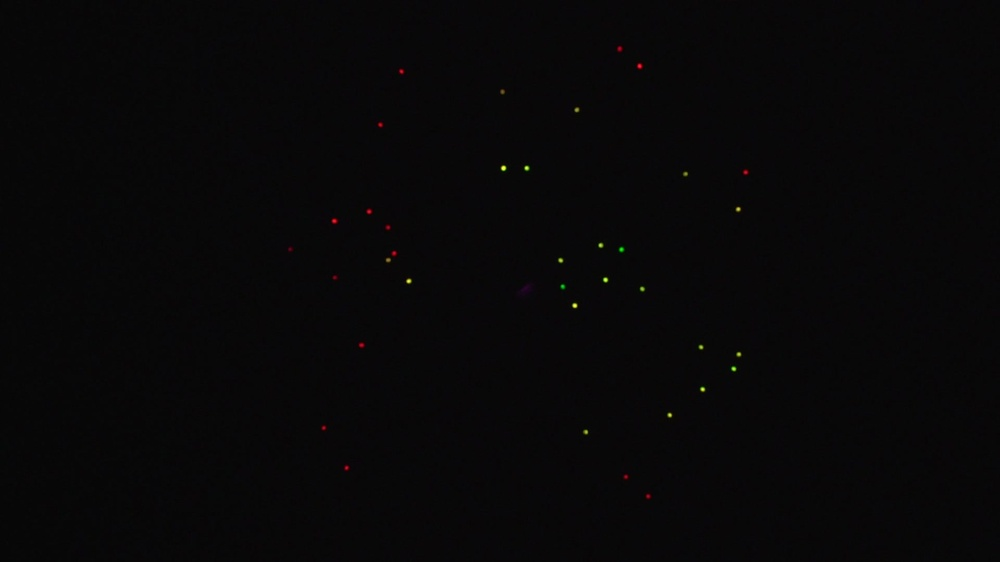
#> input picture multiColorKilocounter/Images/out0018.jpg, 1000 x 562 px, shrunk from 1920 x 1080 before the run; its folder holds only this picture in this run
$ python multi_color_difference_of_Gaussian.py
#> lines starting #> are read from the running program, lines starting #| are printed output that depends on the picture
import numpy as np
from skimage.io import imread
from math import sqrt
from skimage.feature import blob_dog
from skimage.color import rgb2gray
import os
import colour
import matplotlib.pyplot as plt

proposed_colors = {
        'red':[255,0,0],
        'yellow': [255,255,0],
        'green':  [0,255,0],
        'cyan':   [0,255,255],
        'blue':   [0,0,255],
        'magenta':[255,0,255]
        #'white':  colour.RGB_to_YCbCr([255,255,255])
        } # 'black':[0,0,0]

def colorMSQD(pixelRGB, colorRGB):
    return np.sqrt(sum((pixelRGB-colorRGB)**2))


def ColourDistance(RGB1,RGB2):
    rmean = (RGB1[0]-RGB2[0])/2
    dr = RGB1[0] - RGB2[0]
    dg = RGB1[1] - RGB2[1]
    db = RGB1[2] - RGB2[2]
    #return sqrt( (2 + (rmean/256)) * dr**2 + 4 * (dg**2) + ( 2 + ((256-rmean)/256) ) ** db**2 )
    return sqrt( 2 * dr**2  +  4 * dg**2  +  3 * db**2 )

def colorMinDistance(pixelRGB):
    minDist = False
    minDistColor = False
    for k,v in proposed_colors.items():
        #d = colorMSQD(pixelRGB,v)
        d = ColourDistance(pixelRGB,v)
        if not minDist or d < minDist:
            minDist = d
            minDistColor = k
    return minDistColor


def countBlobs(file):
#> called with file = 'out0018.jpg'
    image = imread(file)
#> image is the input picture: shape (562, 1000, 3); mean R, G, B 8.2, 7.6, 8.2
    #print(image.shape)
    # IMAGE IN GRAY SCALE
    image_gray = rgb2gray(image)
    print("this is accurate but it is a long meoooooooooooooow")
    blobs_dog = blob_dog(image_gray, min_sigma = 5, max_sigma=20, threshold=0.01)
#> blobs_dog = 31 rows, first 8: [168, 503, 5], [305, 574, 5], [279, 605, 5], [168, 526, 5], [281, 408, 5], [389, 702, 5], [369, 733, 5], [245, 600, 5]

    return [image, blobs_dog]

def getColors(image,blobs):
    assigned_color = []
    blob_color = []
    for blob in enumerate(blobs):
        temporal_color = [0,0,0]
        y, x, r  = blob[1]
        print('y, x , r', y, x, r)

        blob_center = np.array([y, x])#[:, np.newaxis, np.newaxis]
        #print("blob center : ", blob_center)
        center = (blob_center[1], blob_center[0])
        #mask = create_circular_mask(h, w, center=center,radius=r)
        #print(image[int(center[1]),int(center[0])])

        central_pixel_rgb = (image[int(center[1]),int(center[0])])
        print("Central pixel RGB : ", central_pixel_rgb)

        #colour_in_YCbCr = colour.RGB_to_YCbCr(central_pixel_rgb)
        #print("colour_in_YCbCr: ", colour_in_YCbCr)

        color = colorMinDistance(central_pixel_rgb)

        # Dirty hack to fix color detection

        if(color=='cyan'):
            print("this is cyan!!")
            if(central_pixel_rgb[1]<200):
                color = 'blue'
            assigned_color.append(color)
        else:
            assigned_color.append(color)


        print("Assigned Color by a fancy metric == ",color)
        print("-------------------------------------")


        #central_pixel_rgb.argmax(axis=0)
        if central_pixel_rgb.argmax(axis=0)==0:
            blob_color.append('red')
        if central_pixel_rgb.argmax(axis=0)==1:
            blob_color.append('green')
        if central_pixel_rgb.argmax(axis=0)==2:
            blob_color.append('blue')
    #print(blob_color)
    fig, ax = plt.subplots()
    #ax = axes.ravel()
    #ax[idx].set_title(title)
    ax.imshow(image)
    i = -1
    for blob in blobs:
        i = i + 1
        y, x, r = blob
        c = plt.Circle((x, y), r, color=assigned_color[i], linewidth=2, fill=False)
        ax.add_patch(c)
        ax.set_axis_off()
        plt.tight_layout()
            #plt.show()
    plt.show()
    return blob_color

def write_to_file(text):
     with open('../results_difference_of_gaussian.txt', 'a') as f:
         f.write(text + "\n")
         f.close()

# ------------------------------------------------------------------
#
#  This is the "main" loop
# ------------------------------------------------------------------
path = os.chdir('./Images')
files = os.listdir(path)
#print(len(files))
#image = imread(files[0])
#print(image.shape)
color_blobs = []

write_to_file(f"{'image'},{'color'},{'kilobots'}")

for file in files:
    print(file)
    #print('aqui espero')
    image, blobs = countBlobs(file)
#> blobs has the same summary as blobs_dog in countBlobs
    #print('Yaaaa!')
    #print(blobs)
    blobColors = getColors(image, blobs)
#> the loop in getColors, `for blob in enumerate(blobs):` made 31 passes
#> (blob, y, x, center, central_pixel_rgb) on passes 1 to 9: ((0, [168, 503, 5]), 168, 503, (503, 168), [233, 255, 88]), ((1, [305, 574, 5]), 305, 574, (574, 305), [245, 255, 108]), ((2, [279, 605, 5]), 279, 605, (605, 279), [205, 255, 103]), ((3, [168, 526, 5]), 168, 526, (526, 168), [207, 255, 105]), ((4, [281, 408, 5]), 281, 408, (408, 281), [238, 248, 117]), ((5, [389, 702, 5]), 389, 702, (702, 389), [219, 255, 110]), ((6, [369, 733, 5]), 369, 733, (733, 369), [171, 234, 94]), ((7, [245, 600, 5]), 245, 600, (600, 245), [191, 226, 106]), ((8, [260, 560, 5]), 260, 560, (560, 260), [186, 211, 94])
#> blob on passes 22 to 27: (21, [66, 639, 5]), (22, [221, 334, 5]), (23, [211, 369, 5]), (24, [172, 745, 5]), (25, [71, 401, 5]), (26, [345, 361, 5])
#> (printed output is left out)
#> the loop in getColors, `for blob in blobs:` made 31 passes
#> blob on passes 1 to 12: [168, 503, 5], [305, 574, 5], [279, 605, 5], [168, 526, 5], [281, 408, 5], [389, 702, 5], [369, 733, 5], [245, 600, 5], [260, 560, 5], [415, 669, 5], [249, 621, 5], [209, 738, 5]
#> in getColors, `plt.show()`:
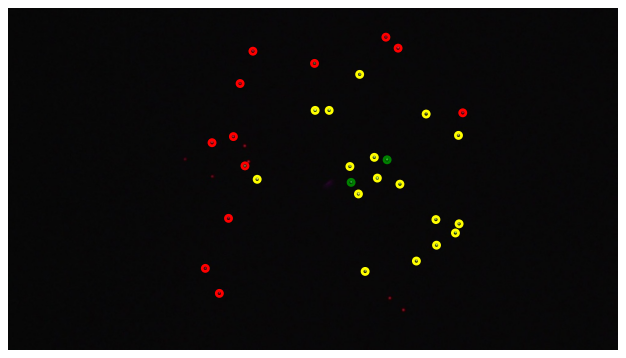
#> figure drawn by matplotlib, 1 panel
#    print(blobColors)
    elements_count = {}
    # iterating over the elements for frequency
    for element in blobColors:
       # checking whether it is in the dict or not
       if element in elements_count:
          # incerementing the count by 1
          elements_count[element] += 1
       else:
          # setting the count to 1
          elements_count[element] = 1
#> this loop made 31 passes
#> element on passes 1 to 12: 'green', 'green', 'green', 'green', 'green', 'green', 'green', 'green', 'green', 'green', 'green', 'green'
    # printing the elements frequencies
    for key, value in elements_count.items():
       print(file, f"{key}, {value}")
       write_to_file(f"{file},{key},{value}")
#> this loop made 2 passes
#> (key, value) on passes 1 to 2: ('green', 19), ('red', 12)
#| out0018.jpg green, 19
#| out0018.jpg red, 12


$ run again, on multiColorKilocounter/Images/out006.jpg
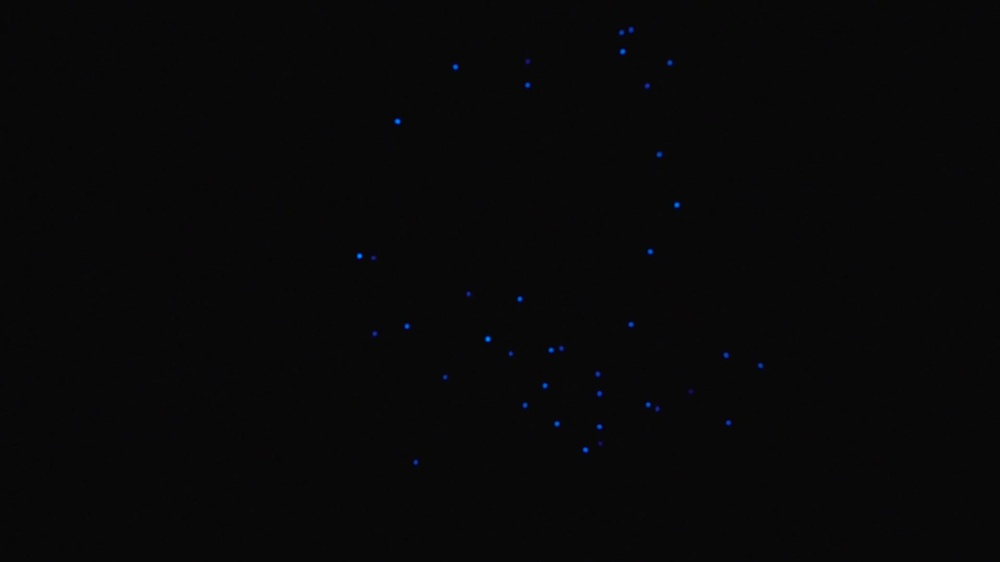
#> input picture multiColorKilocounter/Images/out006.jpg, 1000 x 562 px, shrunk from 1920 x 1080 before the run
#> in countBlobs, image is the input picture: shape (562, 1000, 3); mean R, G, B 8, 8, 8.3
#> blobs_dog = 32 rows, first 8: [339, 487, 5], [121, 397, 5], [255, 359, 5], [204, 676, 5], [51, 622, 5], [66, 455, 5], [449, 585, 5], [423, 557, 5]
#> blobs has the same summary as blobs_dog in countBlobs
#> the loop in getColors, `for blob in enumerate(blobs):` made 32 passes
#> (blob, y, x, center, central_pixel_rgb) on passes 1 to 5: ((0, [339, 487, 5]), 339, 487, (487, 339), [21, 138, 244]), ((1, [121, 397, 5]), 121, 397, (397, 121), [22, 127, 245]), ((2, [255, 359, 5]), 255, 359, (359, 255), [27, 133, 242]), ((3, [204, 676, 5]), 204, 676, (676, 204), [16, 112, 212]), ((4, [51, 622, 5]), 51, 622, (622, 51), [18, 106, 206])
#> (printed output is left out)
#> the loop in getColors, `for blob in blobs:` made 32 passes
#> in getColors, `plt.show()`:
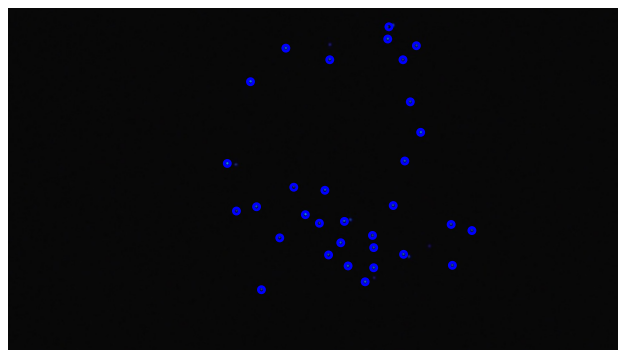
#> figure drawn by matplotlib, 1 panel
#> the loop `for element in blobColors:` made 32 passes
#> the loop `for key, value in elements_count.items():` made 1 pass
#> (key, value) on pass 1: ('blue', 32)
#> (printed output is left out)

$ run again, on multiColorKilocounter/Images/out0121.jpg
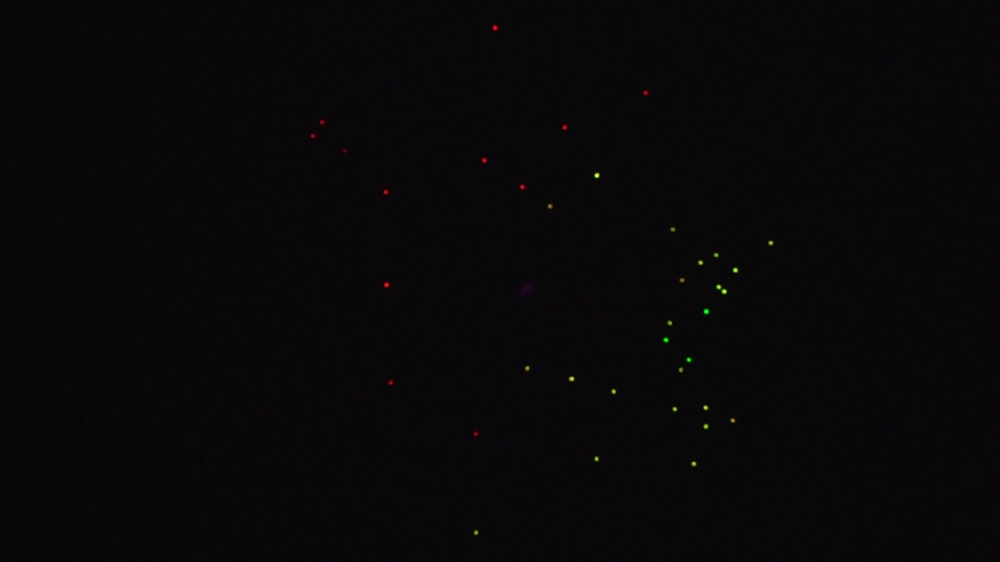
#> input picture multiColorKilocounter/Images/out0121.jpg, 1000 x 562 px, shrunk from 1920 x 1080 before the run
#> in countBlobs, image is the input picture: shape (562, 1000, 3); mean R, G, B 8.2, 7.5, 8.3
#> blobs_dog = 32 rows, first 8: [289, 721, 5], [175, 596, 5], [311, 706, 5], [270, 735, 5], [378, 571, 5], [340, 665, 5], [463, 693, 5], [407, 705, 5]
#> blobs has the same summary as blobs_dog in countBlobs
#> the loop in getColors, `for blob in enumerate(blobs):` made 32 passes
#> (blob, y, x, center, central_pixel_rgb) on passes 1 to 5: ((0, [289, 721, 5]), 289, 721, (721, 289), [15, 52, 0]), ((1, [175, 596, 5]), 175, 596, (596, 175), [229, 255, 113]), ((2, [311, 706, 5]), 311, 706, (706, 311), [42, 255, 70]), ((3, [270, 735, 5]), 270, 735, (735, 270), [184, 255, 96]), ((4, [378, 571, 5]), 378, 571, (571, 378), [203, 219, 97])
#> (printed output is left out)
#> the loop in getColors, `for blob in blobs:` made 32 passes
#> in getColors, `plt.show()`:
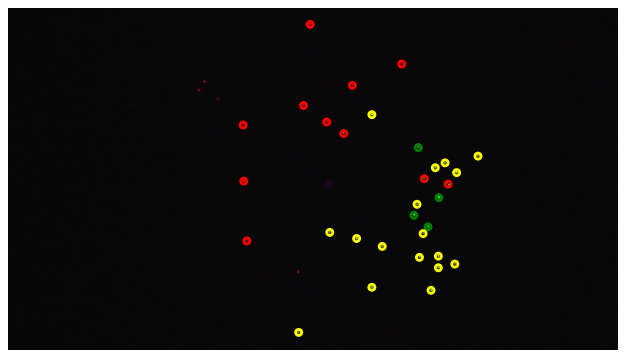
#> figure drawn by matplotlib, 1 panel
#> the loop `for element in blobColors:` made 32 passes
#> element on passes 1 to 8: 'green', 'green', 'green', 'green', 'green', 'green', 'green', 'green'
#> the loop `for key, value in elements_count.items():` made 2 passes
#> (key, value) on passes 1 to 2: ('green', 20), ('red', 12)
#> (printed output is left out)
